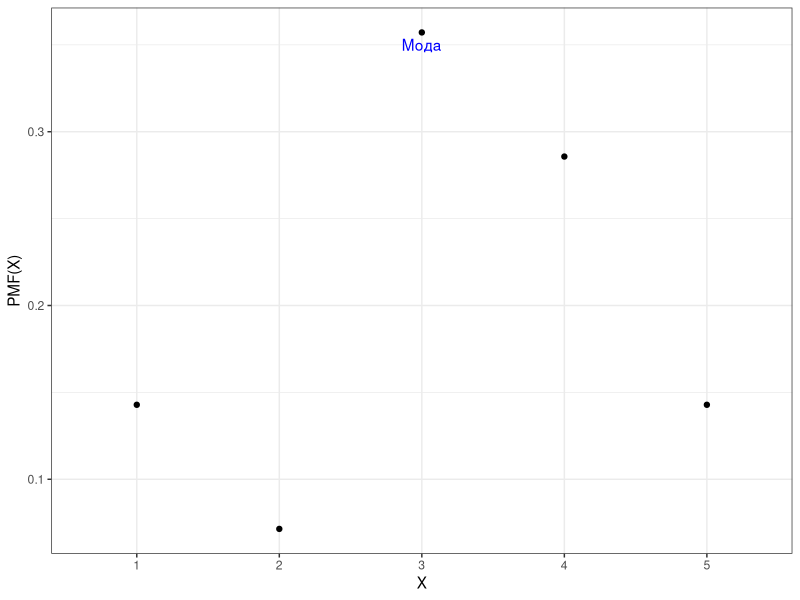
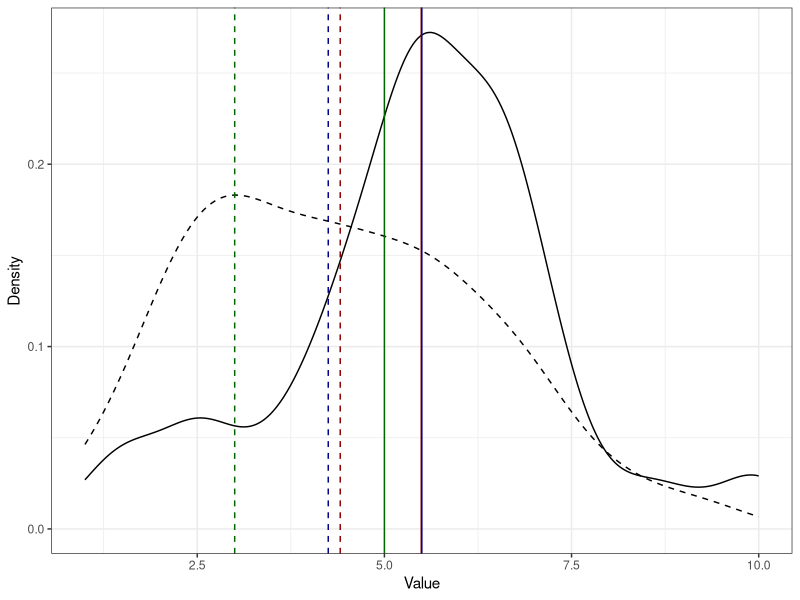
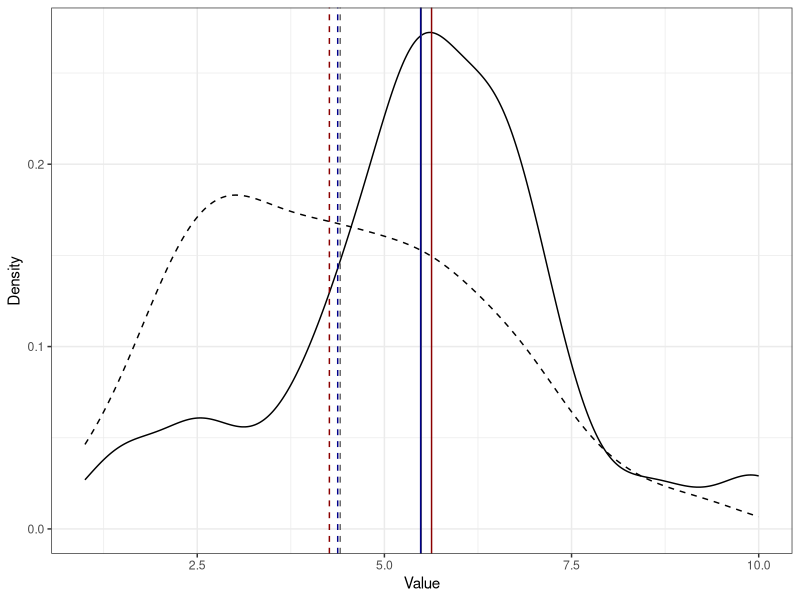

Reproduce these figures in R, in order.
## ---- chunk 1
knitr::opts_chunk$set(echo = FALSE)
library(tidyverse)
theme_set(theme_bw())
## ---- chunk 2
x <- c(1,1,4,5,2,4,3,4,3,3,3,4,3,5)
table(x)
## ---- chunk 3
as_tibble(table(x)) %>% 
  ggplot(aes(x, n/sum(n))) +
  geom_point() +
  annotate('text', x = 3, y = 0.35, label = 'Мода', color = 'blue') +
  xlab('X') + ylab('PMF(X)')
## ---- chunk 4
# mode function
mode <- function(x) {
  values <- sort(unique(x))
  freqs <- tabulate(x)
  which(freqs == max(freqs))
}
## ---- chunk 5
set.seed(220)
symm <- sample(
  x = seq(1, 10, 0.5),
  size = 200,
  replace = TRUE,
  prob = c(
    .05,
    .05,
    .07,
    .1,
    .1,
    .15,
    .20,
    .30,
    .35,
    .5,
    .35,
    .30,
    .20,
    .15,
    .1,
    .1,
    .07,
    .05,
    .05
  )
)
asymm <- sample(
  x = seq(1, 10, 0.5),
  size = 200,
  replace = TRUE,
  prob = c(
    .1,
    .2,
    .25,
    .4,
    .5,
    .5,
    .4,
    .35,
    .3,
    .25,
    .2,
    .25,
    .2,
    .15,
    .1,
    .1,
    .07,
    .05,
    .05
  )
)
ggplot(NULL) +
  geom_density(aes(symm)) +
  geom_density(aes(asymm), linetype = 'dashed') +
  geom_vline(xintercept = mean(symm), color = 'darkred') +
  geom_vline(xintercept = median(symm), color = 'darkblue') +
  geom_vline(xintercept = mode(symm), color = 'darkgreen') +
  geom_vline(xintercept = mean(asymm), color = 'darkred', linetype = 'dashed') +
  geom_vline(xintercept = median(asymm), color = 'darkblue', linetype = 'dashed') +
  geom_vline(xintercept = mode(asymm), color = 'darkgreen', linetype = 'dashed') +
  labs(x = 'Value',
       y = 'Density')
## ---- chunk 6
set.seed(220)
symm <- sample(
  x = seq(1, 10, 0.5),
  size = 200,
  replace = TRUE,
  prob = c(
    .05,
    .05,
    .07,
    .1,
    .1,
    .15,
    .20,
    .30,
    .35,
    .5,
    .35,
    .30,
    .20,
    .15,
    .1,
    .1,
    .07,
    .05,
    .05
  )
)
asymm <- sample(
  x = seq(1, 10, 0.5),
  size = 200,
  replace = TRUE,
  prob = c(
    .1,
    .2,
    .25,
    .4,
    .5,
    .5,
    .4,
    .35,
    .3,
    .25,
    .2,
    .25,
    .2,
    .15,
    .1,
    .1,
    .07,
    .05,
    .05
  )
)
ggplot(NULL) +
  geom_density(aes(symm)) +
  geom_density(aes(asymm), linetype = 'dashed') +
  geom_vline(xintercept = mean(symm), color = 'dimgray') +
  # geom_vline(xintercept = median(symm), color = 'darkblue') +
  # geom_vline(xintercept = mode(symm), color = 'darkgreen') +
  geom_vline(xintercept = mean(symm, trim = 0.25), color = 'darkred') +
  geom_vline(xintercept = mean(symm, trim = 0.025), color = 'darkblue') +
  geom_vline(xintercept = mean(asymm), color = 'dimgray', linetype = 'dashed') +
  # geom_vline(xintercept = median(asymm), color = 'darkblue', linetype = 'dashed') +
  # geom_vline(xintercept = mode(asymm), color = 'darkgreen', linetype = 'dashed') +
  geom_vline(xintercept = mean(asymm, trim = 0.25), color = 'darkred', linetype = 'dashed') +
  geom_vline(xintercept = mean(asymm, trim = 0.025), color = 'darkblue', linetype = 'dashed') +
  labs(x = 'Value',
       y = 'Density')
